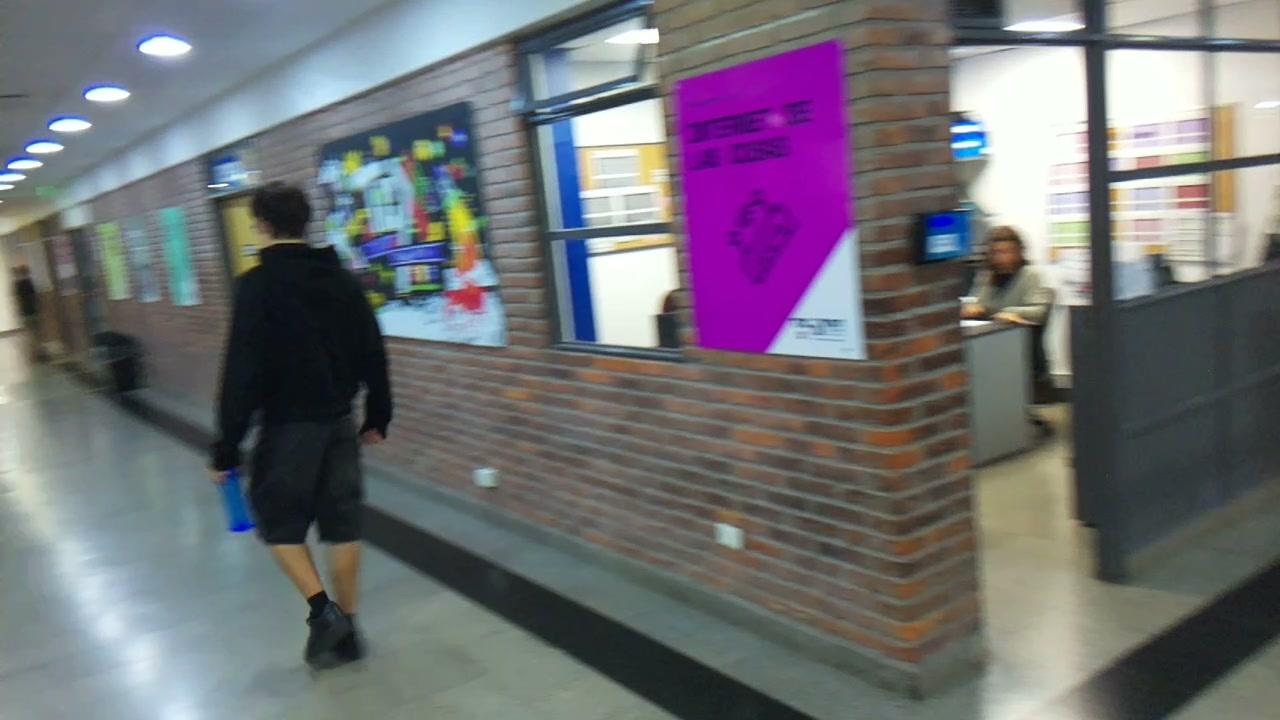
#> input picture repo/d3prueba.jpg, 1280 x 720 px
$ python clase11.2.py
#> lines starting #> are read from the running program, lines starting #| are printed output that depends on the picture; after the words box and inside, x2 and y2 are one past the last pixel; in counts of white or black regions, pixels touching at a corner belong together
import cv2
import numpy as np

# [16 lines left out: function ordenar_esquinas, not called in this run]

img = cv2.imread("d3prueba.jpg")
#> img is the input picture: shape (720, 1280, 3); mean B, G, R 117.1, 111.7, 112.6
hsv = cv2.cvtColor(img, cv2.COLOR_BGR2HSV)
#> hsv: shape (720, 1280, 3); mean H, S, V 70.8, 54.8, 125.8

# 1. Máscara (los mismos valores que te funcionaron)
mascara = cv2.inRange(hsv, (0, 0, 160), (179, 255, 255))
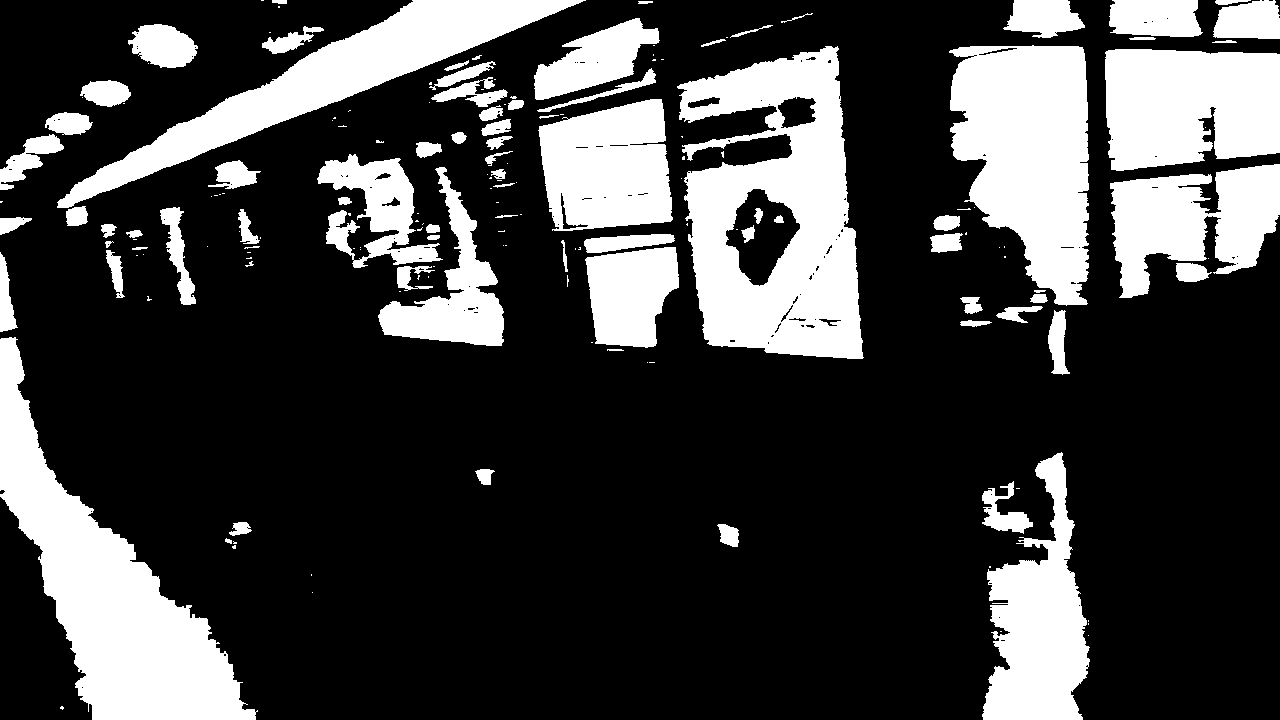
#> mascara: shape (720, 1280); 25.8% white; 172 white regions (91 under 20 px), largest, box (x1, y1, x2, y2) and area: (677, 46, 864, 359) 36184, (0, 337, 258, 720) 33418, (949, 45, 1089, 306) 26447

# 2. Limpiar
kernel = cv2.getStructuringElement(cv2.MORPH_ELLIPSE, (9, 9))
mascara = cv2.morphologyEx(mascara, cv2.MORPH_CLOSE, kernel, iterations=2)
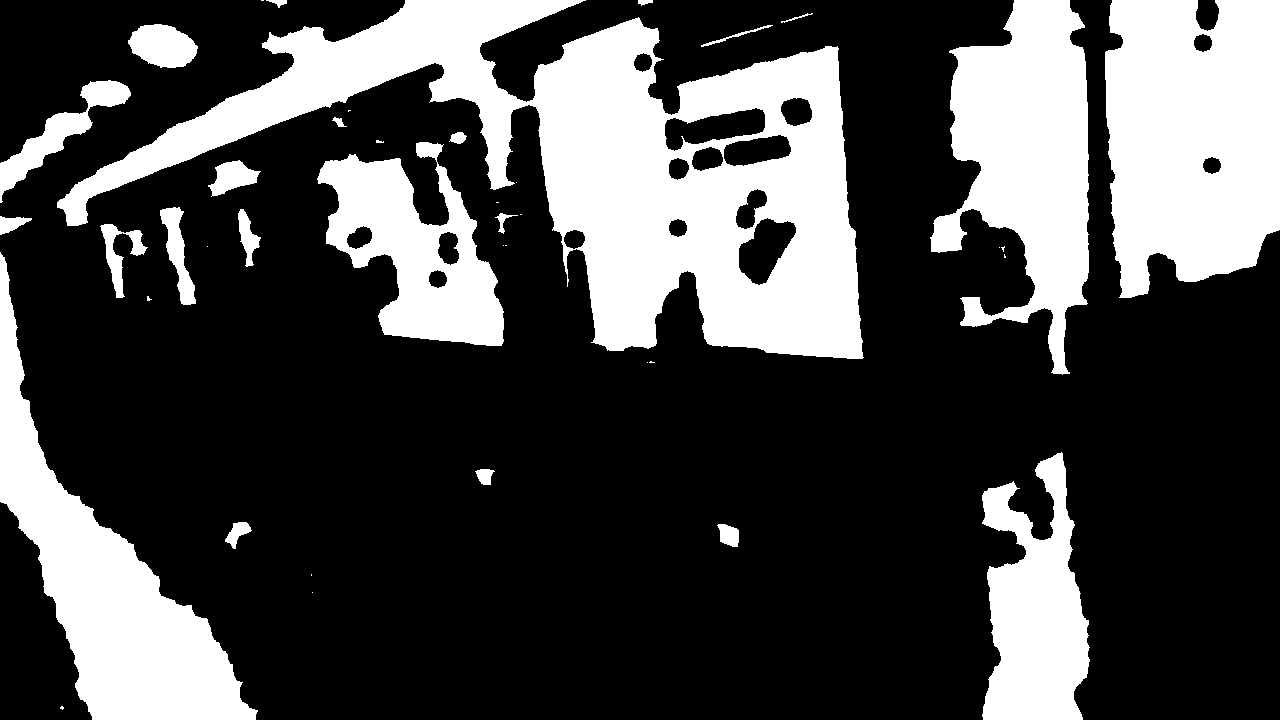
#> mascara: shape (720, 1280); 28.9% white; 41 white regions (18 under 20 px), largest, box (x1, y1, x2, y2) and area: (57, 0, 864, 359) 102182, (1105, 0, 1280, 298) 44667, (0, 252, 258, 720) 34877
mascara = cv2.morphologyEx(mascara, cv2.MORPH_OPEN, kernel)
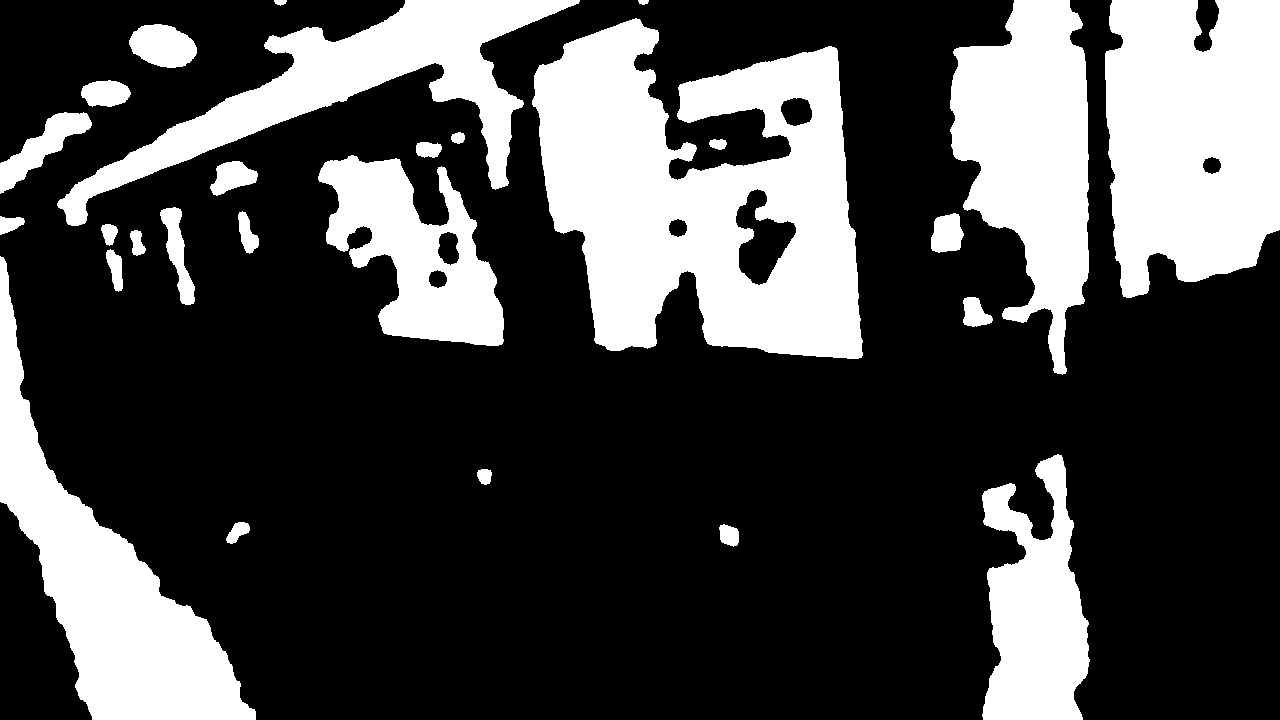
#> mascara: shape (720, 1280); 28.6% white; 27 white regions

# 3. Contorno más grande, envuelto en su casco convexo
contornos, _ = cv2.findContours(mascara, cv2.RETR_EXTERNAL, cv2.CHAIN_APPROX_SIMPLE)
#> contornos = 27 contours; largest, box (x1, y1, x2, y2) and area: (532, 18, 863, 359) 75358, (1105, 0, 1280, 298) 44288, (0, 256, 256, 720) 34198, (950, 0, 1089, 375) 31470, (57, 0, 580, 226) 27872
mayor = max(contornos, key=cv2.contourArea)
#> mayor = contour of 875 points, box (x1, y1, x2, y2) (532, 18, 863, 359), area 75358
casco = cv2.convexHull(mayor)
#> casco = contour of 27 points, box (x1, y1, x2, y2) (532, 18, 863, 359), area 94800

# 4. Simplificar a polígono
epsilon = 0.02 * cv2.arcLength(casco, True)
#> epsilon = 23.56
aprox = cv2.approxPolyDP(casco, epsilon, True)
#> aprox = [[539, 65], [635, 18], [836, 48], [861, 357], [596, 343]]
print("Puntos:", len(aprox))
#| Puntos: 5

# 5. Si son 4, ordenarlas y numerarlas
vis = img.copy()
cv2.drawContours(vis, [casco], -1, (0, 255, 0), 2)
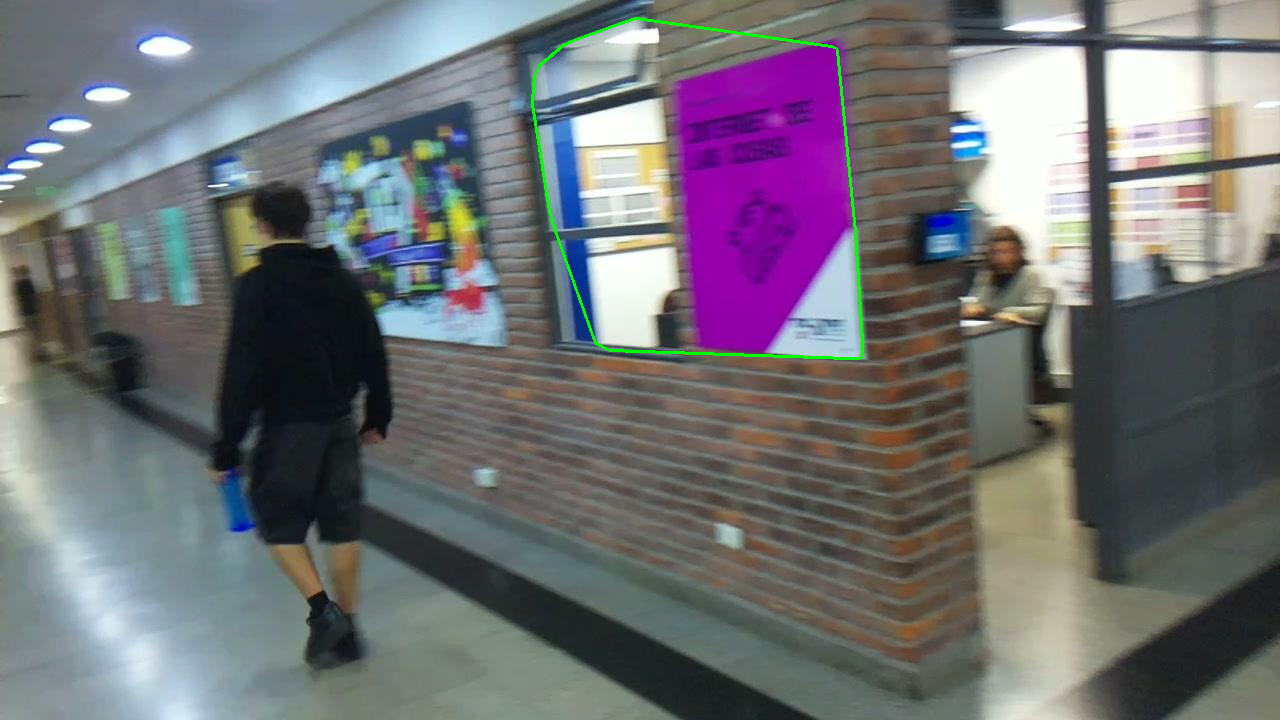
#> vis: shape (720, 1280, 3); 0.37% of pixels changed, all inside (x1, y1, x2, y2) = (531, 17, 864, 360)
if len(aprox) == 4:
    esquinas = ordenar_esquinas(aprox)
    for i, (x, y) in enumerate(esquinas, start=1):
        cv2.circle(vis, (int(x), int(y)), 6, (0, 0, 255), -1)
        cv2.putText(vis, str(i), (int(x) + 8, int(y) - 8),
                    cv2.FONT_HERSHEY_SIMPLEX, 1, (255, 255, 255), 2)

cv2.imshow("mascara limpia", mascara)
cv2.imshow("resultado", vis)
cv2.waitKey(0)
cv2.destroyAllWindows()

$ run again, with repo/d3.jpg copied over repo/d3prueba.jpg
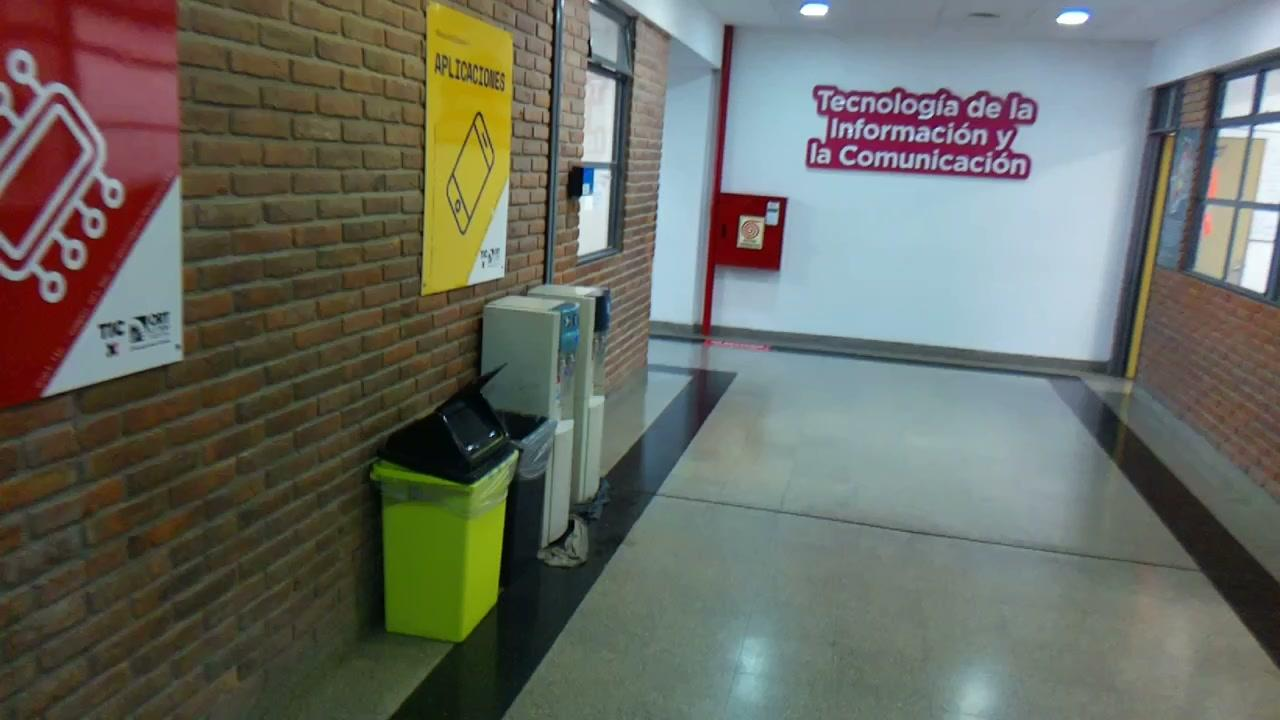
#> input picture repo/d3.jpg, 1280 x 720 px
#> img is the input picture: shape (720, 1280, 3); mean B, G, R 98.5, 107.4, 104.8
#> hsv: shape (720, 1280, 3); mean H, S, V 65.6, 76.7, 118.6
#> `mascara = cv2.morphologyEx(mascara, cv2.MORPH_OPEN, kernel)`:
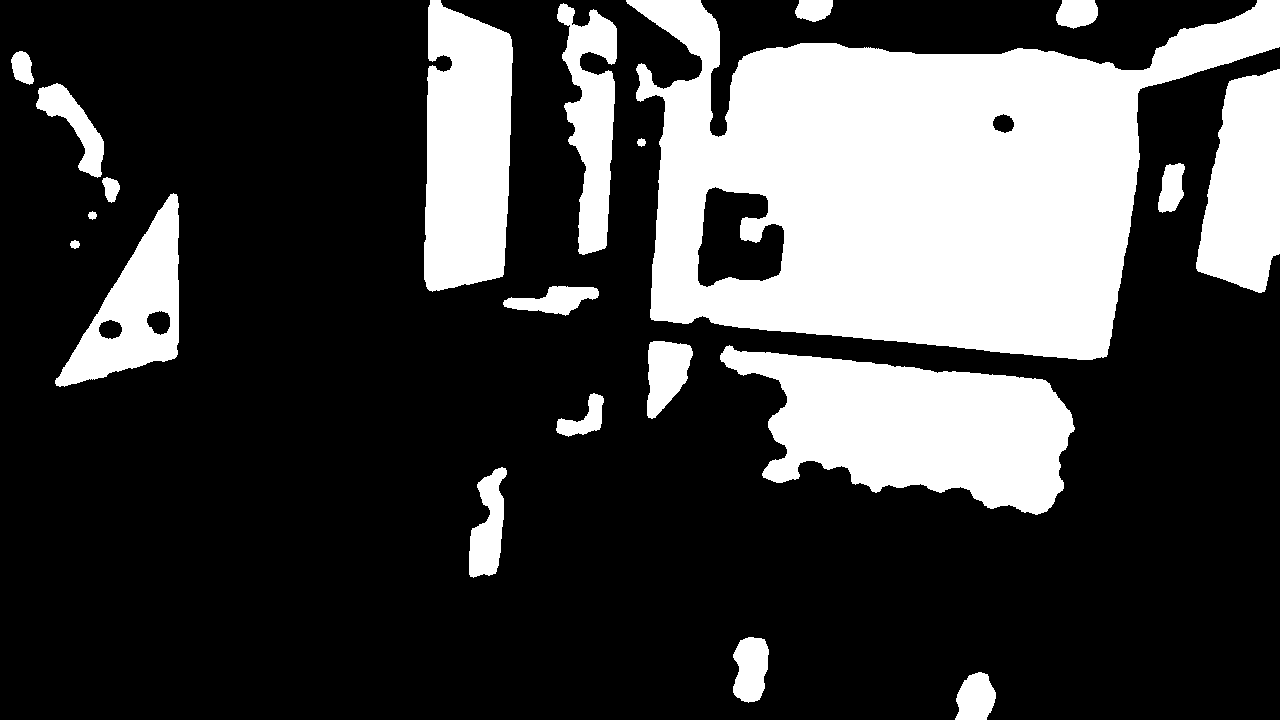
#> mascara: shape (720, 1280); 26.5% white; 21 white regions
#> contornos = 21 contours; largest, box (x1, y1, x2, y2) and area: (626, 0, 1280, 360) 141850, (720, 345, 1075, 515) 35631, (424, 0, 513, 292) 21559, (1196, 69, 1280, 293) 13711, (55, 193, 179, 387) 11037
#> mayor = contour of 809 points, box (x1, y1, x2, y2) (626, 0, 1280, 360), area 141850
#> casco = contour of 14 points, box (x1, y1, x2, y2) (626, 0, 1280, 360), area 193978
#> epsilon = 36.63
#> aprox = [[1279, 0], [1106, 356], [651, 319], [626, 0]]
#| Puntos: 4
#> suma = [1279, 1462, 970, 626]
#> resta = [-1279, -750, -332, -626]
#> esquinas = [[626, 0], [1279, 0], [1106, 356], [651, 319]]
#> the loop `for i, (x, y) in enumerate(esquinas, start=1):` made 4 passes
#> after the loop `for i, (x, y) in enumerate(esquinas, start=1):`:
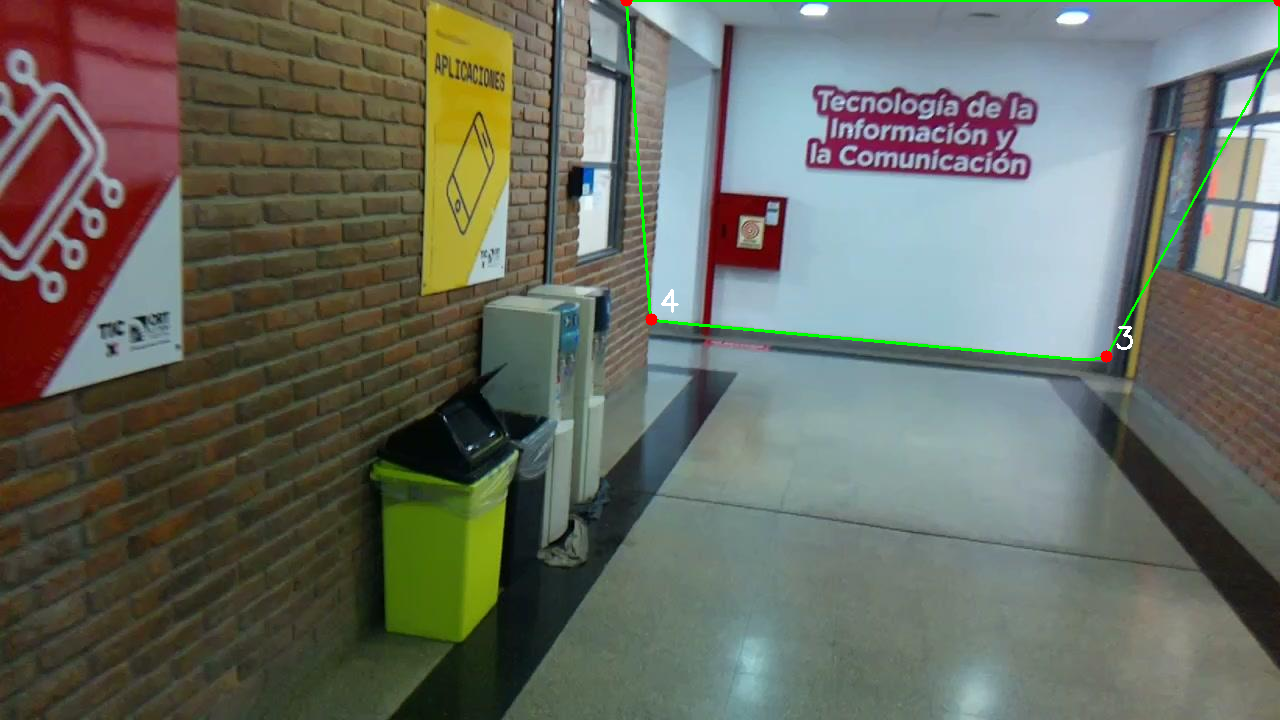
#> vis: shape (720, 1280, 3); mean B, G, R 97.9, 108.1, 104.3
